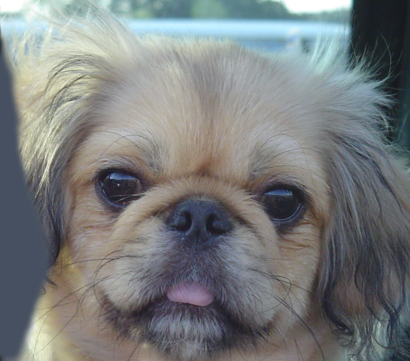
%> input picture 1/prob_hybrid/data/dog.bmp, 410 x 361 px
$ octave dog-cat.m   (GNU Octave 9; MATLAB toolbox functions it lacks are replaced by stand-ins)
%> lines starting %> are read from the running program, lines starting %| are printed output that depends on the picture
### 1/prob_hybrid/1 (a) case 1/vis_hybrid_image.m
function output = vis_hybrid_image(hybrid_image)
%visualize a hybrid image by progressively downsampling the image and
%concatenating all of the images together.

scales = 5; %how many downsampled versions to create
scale_factor = 0.5; %how much to downsample each time
padding = 5; %how many pixels to pad.

original_height = size(hybrid_image,1);
num_colors = size(hybrid_image,3); %counting how many color channels the input has
output = hybrid_image;
cur_image = hybrid_image;

for i = 2:scales
    %add padding
    output = cat(2, output, ones(original_height, padding, num_colors));

    %dowsample image;
    cur_image = imresize(cur_image, scale_factor, 'bilinear');
    %pad the top and append to the output
    tmp = cat(1,ones(original_height - size(cur_image,1), size(cur_image,2), num_colors), cur_image);
    output = cat(2, output, tmp);
end


%code by James Hays

### 1/prob_hybrid/1 (a) case 1/dog-cat.m
% Debugging tip: You can split your MATLAB code into cells using "%%"
% comments. The cell containing the cursor has a light yellow background,
% and you can press Ctrl+Enter to run just the code in that cell. This is
% useful when projects get more complex and slow to rerun from scratch

close all; % closes all figures

%% Setup
% read images and convert to floating point format
%image1 = im2single(imread('C:/Users/vidurkakar/Desktop/hw1/prob_hybrid/data/dog.bmp'));
%image2 = im2single(imread('C:/Users/vidurkakar/Desktop/hw1/prob_hybrid/data/cat.bmp'));

image1 = im2single(imread('data/dog.bmp'));
image2 = im2single(imread('data/cat.bmp'));
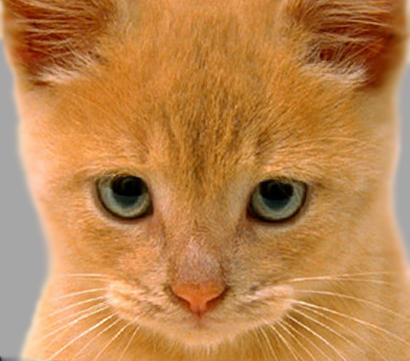
%> input picture 1/prob_hybrid/data/cat.bmp, 410 x 361 px

% Several additional test cases are provided for you, but feel free to make
% your own (you'll need to align the images in a photo editor such as
% Photoshop). The hybrid images will differ depending on which image you
% assign as image1 (which will provide the low frequencies) and which image
% you asign as image2 (which will provide the high frequencies)

%% Filtering and Hybrid Image construction
cutoff_frequency = 10; %This is the standard deviation, in pixels, of the
% Gaussian blur that will remove the high frequencies from one image and
% remove the low frequencies from another image (by subtracting a blurred
% version from the original version). You will want to tune this for every
% image pair to get the best results.
%filter = fspecial('Gaussian', cutoff_frequency*4+1, cutoff_frequency);

%%%%%%%%%%%%%%%%%%%%%%%%%%%%%%%%%%%%%%%%%%%%%%%%%%%%%%%%%%%%%%%%%%%
% YOUR CODE BELOW. Use imfilter() to create 'low_frequencies' and
% 'high_frequencies' and then combine them to create 'hybrid_image'
%%%%%%%%%%%%%%%%%%%%%%%%%%%%%%%%%%%%%%%%%%%%%%%%%%%%%%%%%%%%%%%%%%%

%%%%%%%%%%%%%%%%%%%%%%%%%%%%%%%%%%%%%%%%%%%%%%%%%%%%%%%%%%%%%%%%%%%%%%%%
% Remove the high frequencies from image1 by blurring it. The amount of
% blur that works best will vary with different image pairs
%%%%%%%%%%%%%%%%%%%%%%%%%%%%%%%%%%%%%%%%%%%%%%%%%%%%%%%%%%%%%%%%%%%%%%%%

%low_frequencies =
low_frequencies = imfilter(image1,fspecial('gaussian',[20 20], cutoff_frequency));

%%%%%%%%%%%%%%%%%%%%%%%%%%%%%%%%%%%%%%%%%%%%%%%%%%%%%%%%%%%%%%%%%%%%%%%%
% Remove the low frequencies from image2. The easiest way to do this is to
% subtract a blurred version of image2 from the original version of image2.
% This will give you an image centered at zero with negative values.
%%%%%%%%%%%%%%%%%%%%%%%%%%%%%%%%%%%%%%%%%%%%%%%%%%%%%%%%%%%%%%%%%%%%%%%%

%high_frequencies =
high_frequencies = imfilter(image2,fspecial('gaussian',[20 20], cutoff_frequency));
high_frequencies=imsubtract(image2,high_frequencies);
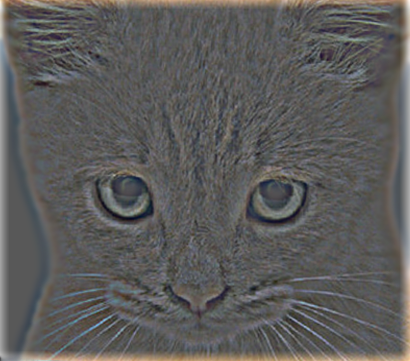
%> high_frequencies: size 361x410x3 single; mean R, G, B 0.0174, 0.0137, 0.0101; drawn with min black and max white

%%%%%%%%%%%%%%%%%%%%%%%%%%%%%%%%%%%%%%%%%%%%%%%%%%%%%%%%%%%%%%%%%%%%%%%%
% Combine the high frequencies and low frequencies
%%%%%%%%%%%%%%%%%%%%%%%%%%%%%%%%%%%%%%%%%%%%%%%%%%%%%%%%%%%%%%%%%%%%%%%%

%hybrid_image =

hybrid_image=imadd(low_frequencies, high_frequencies);
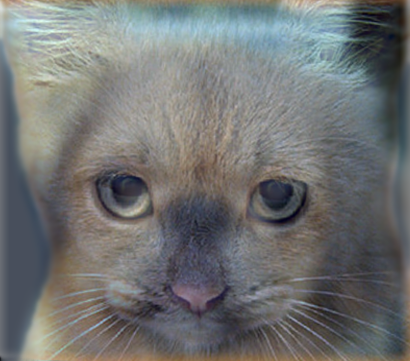
%> hybrid_image: size 361x410x3 single; mean R, G, B 0.483, 0.491, 0.489; drawn with min black and max white

%% Visualize and save outputs
figure(1); imshow(low_frequencies)
figure(2); imshow(high_frequencies + -0.5);
vis = vis_hybrid_image(hybrid_image);
%> the loop in vis_hybrid_image, `for i = 2:scales` made 4 passes
%> pass 1, in vis_hybrid_image, `tmp = cat(1,ones(original_height - size(cur_image,1), size(cur_image,2..`:
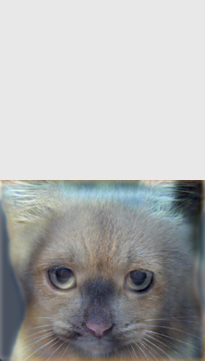
%> tmp: size 361x205x3 single; mean R, G, B 0.741, 0.745, 0.744; drawn with min black and max white
%> after the loop in vis_hybrid_image, `for i = 2:scales`:
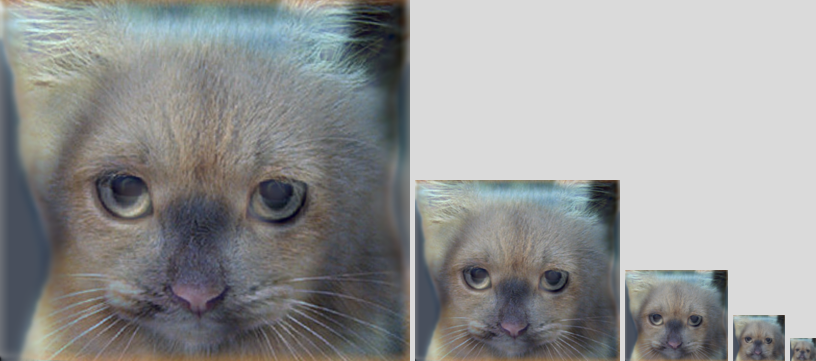
%> output: size 361x816x3 single; mean R, G, B 0.653, 0.659, 0.657; drawn with min black and max white
figure(3); imshow(vis);
%> after `imshow(vis)`:
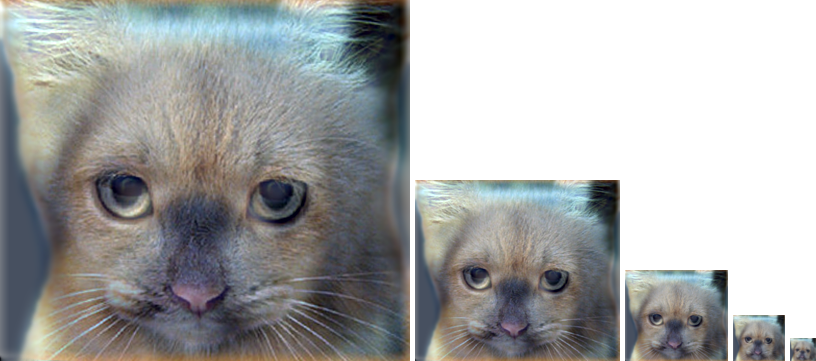
%> displayed picture: size 361x816x3, on the screen's scale of 0 to 255; mean R, G, B 166.6, 167.9, 167.6
imwrite(low_frequencies, 'low_frequencies.jpg', 'quality', 95);
imwrite(high_frequencies + 0.5, 'high_frequencies.jpg', 'quality', 95);
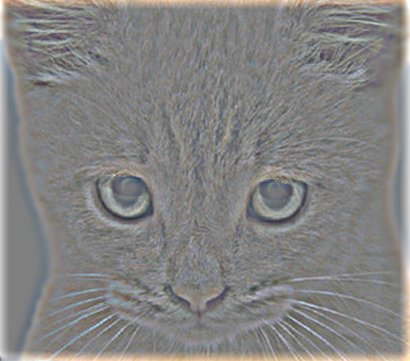
%> saved as high_frequencies.jpg: size 361x410x3 uint8; mean R, G, B 131.9, 131, 130.1
imwrite(hybrid_image, 'hybrid_image.jpg', 'quality', 95);
imwrite(vis, 'hybrid_image_scales.jpg', 'quality', 95);
